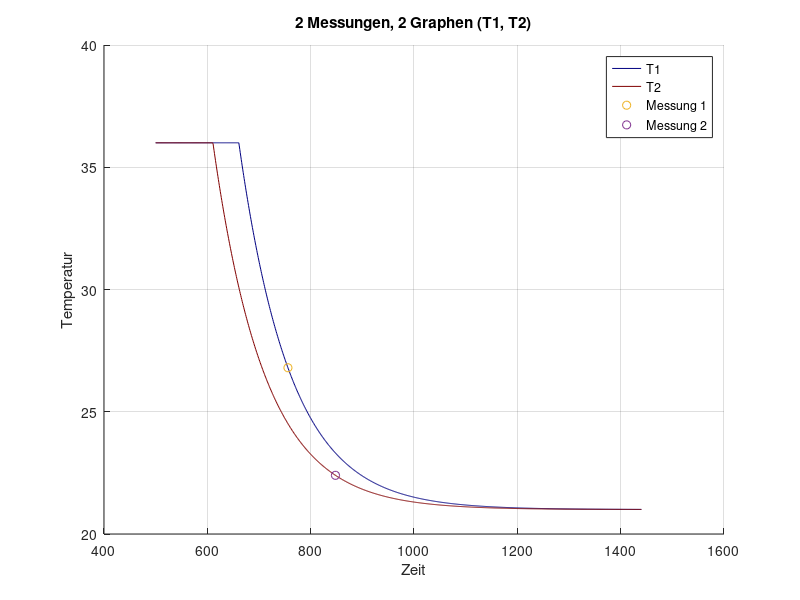

The MATLAB script that drew this image:
function Tatort()

clear all
close all

I = [500,24*60];

%% Daten 
T0 = 36;
a = 21;
alpha = -1.0e-02;

Messung=[[12*60+36, 26.8];[14*60+8,22.4]];
T = @(t,t0) (T0-a)*exp(alpha*(t-t0))+a;

%% Todezeitpunkt 
for i=1:2
    t0_val(i) = log((Messung(i,2)-a)/(T0-a))/(-alpha)+Messung(i,1); 

%% Umrechnung in Stunde und Minute

    hour=floor(t0_val(i)/60);
    minute = floor((t0_val(i)/60-hour)*60);

    fprintf("Der Todeszeitpunkt nach der ersten Messung ist um %02d:%02d Uhr\n",hour,minute);
end

%% Ergebnisgraphen zu den jewieligen Messungen
T1 = @(t) T(t,t0_val(1));
T2 = @(t) T(t,t0_val(2));

%% Fehlerfunktion
% E = @(t0) ... ;
% Todeszeitpunkt basierend auf beiden Messungen (aus E'(t0)=0)
% t0_val(3) = ...;
% Fehlerfunktion
%% Fehlerfunktion
E = @(t0) (Messung(1,2) - T(Messung(1,1),t0))^2 + (Messung(2,2) - T(Messung(2,1),t0))^2;

% Numerische Ableitung für Newton-Verfahren
dE = @(t0) (E(t0+1e-6) - E(t0-1e-6))/(2e-6);

% Startwert: Durchschnitt der beiden Einzelschätzungen
t0_initial = (t0_val(1) + t0_val(2))/2;

% Newton-Verfahren zur Minimumfindung
t0_val(3) = MyNewton(dE, @(x)1, t0_initial, 1e-6, false);

% hour=floor(t0_val(3)/60);
% minute = floor((t0_val(3)/60-hour)*60);
% fprintf("Der Todeszeitpunkt nach Optimierung ist um %02d:%02d Uhr\n",hour,minute);

% T3 = ... ;

%% Plots -------------------------------------------------------------------
%%
tt = linspace(I(1),I(2),1000);
TT1 = T1(tt);
TT2 = T2(tt);
% Optimale Temperaturkurve definieren
T3 = @(t) T(t, t0_val(3));

% Werte für den Plot berechnen
TT3 = T3(tt);
IndT3 = find(TT3 > 36);
TT3(IndT3) = 36;

IndT1 = find(TT1>36);
TT1(IndT1)=36;
IndT2 = find(TT2>36);
TT2(IndT2)=36;
% IndT3 = ... 
% TT3(IndT3) = ... 

% Figure position fuer Octave
% figure(1,"position",[1 1642 580 400]); 
% Figure position fuer Matlab
h = figure(1);
% h.Position = [1 1642 580 400];
set(gcf, 'Position', [1, 1642, 580, 400]);


hold on
grid on
plot(tt,TT1,'-','Color',[0,0,0.5]);
plot(tt,TT2,'-','Color',[0.5,0,0]);
plot(Messung(1,1),Messung(1,2),'o')
plot(Messung(2,1),Messung(2,2),'o')
xlabel('Zeit')
ylabel('Temperatur');
legend('T1','T2','Messung 1','Messung 2');
title('2 Messungen, 2 Graphen (T1, T2)')


print('Tatort.png','-dpng','-r300');


% Position 1 (links)
subplot(1,3,1)
hold on
grid on
plot(tt, TT1, '-', 'Color', [0,0,0.5]);  % Kurve erste Messung
plot(tt, TT2, '-', 'Color', [0.5,0,0]);  % Kurve zweite Messung
plot(Messung(1,1), Messung(1,2), 'o');   % Messpunkt 1
plot(Messung(2,1), Messung(2,2), 'o');   % Messpunkt 2
xlabel('Zeit [Minuten]');
ylabel('Temperatur [°C]');
legend('erste Messung', 'zweite Messung', 'Messung 1', 'Messung 2');
title('Lösungen der Einzelmessungen');

% Position 2 (in der Mitte)
subplot(1,3,2)
hold on
grid on
plot(tt, TT3, '-', 'Color', [0,0,0.8]);  % Optimale Kurve
plot(Messung(1,1), Messung(1,2), 'o');   % Messpunkt 1
plot(Messung(2,1), Messung(2,2), 'o');   % Messpunkt 2
xlabel('Zeit [Minuten]');
ylabel('Temperatur [°C]');
legend('optimale Lösung', 'Messung 1', 'Messung 2');
title('optimale Lösung');

% Position 3 (rechts)
subplot(1,3,3)
% Bereich von t0-Werten für die Fehlerfunktion
t0_range = linspace(min(t0_val(1:2))-50, max(t0_val(1:2))+50, 200);
error_values = zeros(size(t0_range));
for i = 1:length(t0_range)
    error_values(i) = E(t0_range(i));
end
hold on
grid on
plot(t0_range, error_values, '-', 'Color', [0,0,0.8]);  % Fehlerkurve
plot(t0_val(3), E(t0_val(3)), 'ro');  % Markierung des Minimums
xlabel('Zeit [Minuten]');
ylabel('Fehler E(t0)');
title('Fehlerkurve');

uiwait(h);


end


function x=MyNewton(f,df,x0,TOL,flag)
%
% x=MyNewton(f,df,x0,TOL,flag)
%

iter = 0;
x = x0;
while abs(f(x))>TOL & iter<10
    iter = iter+1;
    if abs(df(x))<eps
        fprintf("Error in MyNewton\n");
        break
    else
        x = x - f(x)/df(x);
        if flag
            fprintf("iter = %010d: x = %10.2e, res = %10.2e\n",iter,x,abs(f(x))); 
        end
    end
end


end
